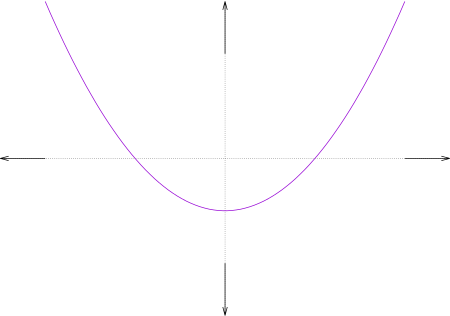

Write gnuplot code to recreate this figure.
reset

set xzeroaxis
set xtics axis
set xrange [-5:5]
set arrow 1 from -4,0 to -5,0
set arrow 2 from  4,0 to  5,0

set yzeroaxis
set ytics axis
set yrange [-3:3]
set arrow 3 from 0,-2 to 0,-3
set arrow 4 from  0,2  to 0,3

set border 0

unset xtics
unset ytics

f = 1
f(x) = x**2/(4*f) - f

plot f(x) notitle
